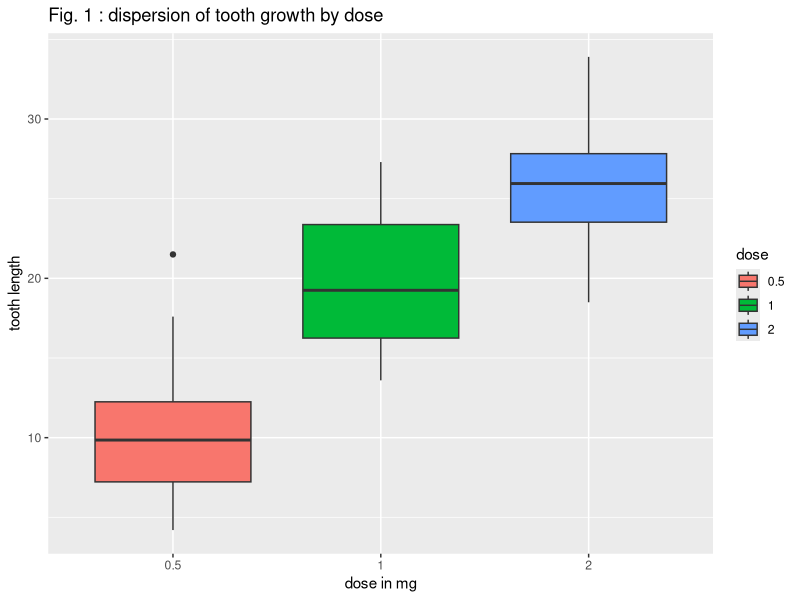
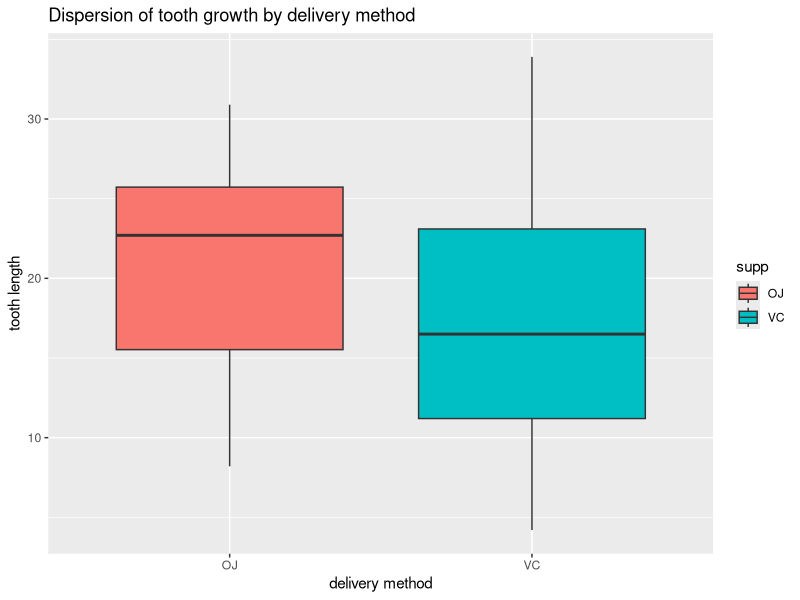

Reproduce these figures in R, in order.
## ---- chunk 1
library(datasets)
str(ToothGrowth)
## ---- chunk 2
data(ToothGrowth)
head(ToothGrowth)
## ---- chunk 3
##Summary
## We check if there are NA values and display the summary information for this dataset :

sum(!complete.cases(ToothGrowth))
summary(ToothGrowth)
## ---- chunk 4
library(ggplot2)
ToothGrowth$dose <- as.factor(ToothGrowth$dose)
p <- ggplot(ToothGrowth, aes(x=dose, y=len,fill=dose)) +  geom_boxplot() +  ggtitle("Fig. 1 : dispersion of tooth growth by dose") + xlab("dose in mg") + ylab("tooth length")
p
## ---- chunk 5
p1 <- ggplot(ToothGrowth, aes(x=supp, y=len,fill=supp)) +  geom_boxplot() +  ggtitle("Dispersion of tooth growth by delivery method") + xlab("delivery method") + ylab("tooth length")
p1
## ---- chunk 6
dose <- ToothGrowth$dose
supp <- ToothGrowth$supp
len <-  ToothGrowth$len

t.test(len[supp == "VC"],len[supp == "OJ"], paired=FALSE)
## ---- chunk 7
t.test(len[dose == 0.5],len[dose == 1], paired=FALSE)
